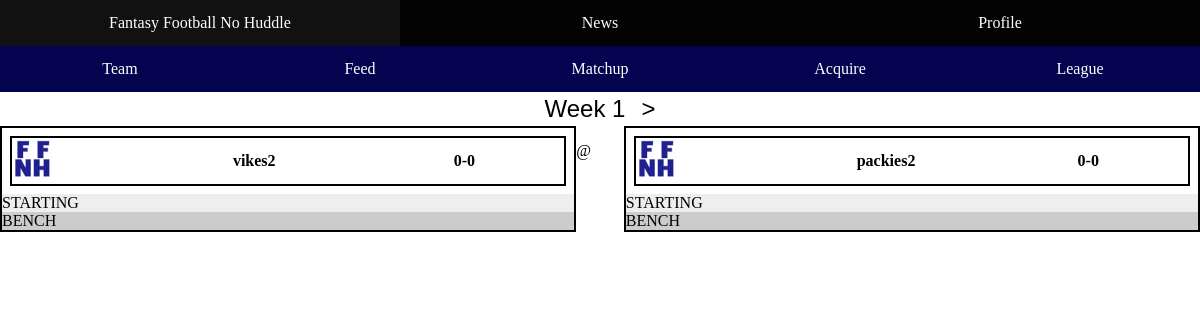
Page /matchup.php?currteamid=5 (signed in) on the committed database.
### tables this page shows
CREATE TABLE fantasyteams (
	teamid INTEGER AUTO_INCREMENT, 
	owner VARCHAR(20), 
	league INTEGER, 
	teamname VARCHAR(40), 
	teamimage BLOB DEFAULT NULL, 
	wins	INTEGER DEFAULT 0, 
  losses	INTEGER DEFAULT 0, 
  ties	INTEGER DEFAULT 0,
    autostartlineup BOOLEAN DEFAULT false,
	PRIMARY KEY (teamid), 
	FOREIGN KEY (owner) REFERENCES profiles(username) ON UPDATE CASCADE ON DELETE SET NULL, 
	FOREIGN KEY (league) REFERENCES leagues(leagueid) ON DELETE CASCADE
);

### fteaminstance.php (the view, shortened to what this page needs)
<?php
class fteaminstance {
	public $wins;
	public $losses;
	public $ties;
	function stringMyRecord() {
		if ($this->ties == 0){
			return $this->wins . "-" . $this->losses;
		}
    return $this->wins . "-" . $this->losses . "-" . $this->ties;
  }
}
function fteamCreate($fteam, $sqlarray){
	$fteam->teamname = $sqlarray['teamname'];
	$fteam->wins = $sqlarray['wins'];
	$fteam->losses = $sqlarray['losses'];
	$fteam->ties = $sqlarray['ties'];
}
function htmlSingleTeam($fteam) { ?>
	<li class="fteam">
		<div class="teamimage">
			<img src="ffnh.png" alt="Team Image" style="width:42px;height:42px;">
		</div>
		<div class="fteamname">
			<p> <?php echo $fteam->teamname . "&nbsp" ?> </p>
		</div>
		<div class="record">
			<p><?php echo $fteam->stringMyRecord() ?></p>
		</div>
	</li>
<?php }
?>

### header.css (style rules this page uses)
body { margin: 0px; }
nav ul { list-style-type: none; margin: 0; padding: 0; overflow: hidden; display: flex; align-items: stretch; }
ul.nav1 { background-color: #030303; }
ul.nav2 { background-color: #030350; }
.nav1 li { flex: 0 1 34%; }
.nav2 li { flex: 0 1 20%; }
nav ul li a { display: block; color: white; text-align: center; padding: 14px 16px; text-decoration: none; height: 100%; }

### gameinstance.css (style rules this page uses)
div.teamimage { flex-grow: 1; }

### colors.css (style rules this page uses)
.fteam { background-color: white; }

### fteaminstance.css (style rules this page uses)
ul.fteaminstance li { display: flex; justify-content: space-between; align-items: center; padding: 0.5em; margin: 0.5em; border: 2px solid black; }
ul.fteaminstance p { margin:0; }
.teamimage { flex: 0 1 20%; }
.fteamname { flex: 0 1 40%; font-weight: bold; font-size: 2em; margin: 0; }
.record { flex: 0 0 10%; font-weight:bold; }

### matchup.css (style rules this page uses)
.record { flex: 0 0 20%; }
.fteamname { font-size: 1em; }
ul.fteaminstance li { padding: 0; }

### rows in the picture
fantasyteams: teamname "vikes2", $fteam->stringMyRecord() "0-0"
fantasyteams: teamname "packies2", $fteam->stringMyRecord() "0-0"

### other values in the picture
$week "1"
